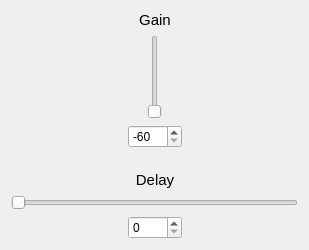
          <widget class="QWidget" name="tab_return_L">
           <attribute name="title">
            <string>Return</string>
           </attribute>
           <layout class="QVBoxLayout" name="verticalLayout_13">
            <item>
             <layout class="QGridLayout" name="gridLayout_returnL">
              <item row="1" column="1">
               <widget class="QSlider" name="verticalSlider_returnL_setGain">
                <property name="sizePolicy">
                 <sizepolicy hsizetype="Expanding" vsizetype="Expanding">
                  <horstretch>0</horstretch>
                  <verstretch>0</verstretch>
                 </sizepolicy>
                </property>
                <property name="layoutDirection">
                 <enum>Qt::LeftToRight</enum>
                </property>
                <property name="minimum">
                 <number>-60</number>
                </property>
                <property name="maximum">
                 <number>20</number>
                </property>
                <property name="sliderPosition">
                 <number>-60</number>
                </property>
                <property name="orientation">
                 <enum>Qt::Vertical</enum>
                </property>
               </widget>
              </item>
              <item row="1" column="0">
               <spacer name="horizontalSpacer_27">
                <property name="orientation">
                 <enum>Qt::Horizontal</enum>
                </property>
                <property name="sizeHint" stdset="0">
                 <size>
                  <width>111</width>
                  <height>20</height>
                 </size>
                </property>
               </spacer>
              </item>
              <item row="1" column="2">
               <spacer name="horizontalSpacer_9">
                <property name="orientation">
                 <enum>Qt::Horizontal</enum>
                </property>
                <property name="sizeHint" stdset="0">
                 <size>
                  <width>110</width>
                  <height>20</height>
                 </size>
                </property>
               </spacer>
              </item>
              <item row="3" column="1">
               <spacer name="verticalSpacer">
                <property name="orientation">
                 <enum>Qt::Vertical</enum>
                </property>
                <property name="sizeType">
                 <enum>QSizePolicy::Fixed</enum>
                </property>
                <property name="sizeHint" stdset="0">
                 <size>
                  <width>17</width>
                  <height>17</height>
                 </size>
                </property>
               </spacer>
              </item>
              <item row="0" column="1">
               <widget class="QLabel" name="label_6">
                <property name="font">
                 <font>
                  <pointsize>11</pointsize>
                 </font>
                </property>
                <property name="text">
                 <string>Gain</string>
                </property>
                <property name="alignment">
                 <set>Qt::AlignCenter</set>
                </property>
               </widget>
              </item>
              <item row="6" column="1">
               <widget class="QSpinBox" name="spinBox_returnL_showDelay">
                <property name="layoutDirection">
                 <enum>Qt::LeftToRight</enum>
                </property>
                <property name="maximum">
                 <number>1000</number>
                </property>
               </widget>
              </item>
              <item row="4" column="1">
               <widget class="QLabel" name="label_8">
                <property name="font">
                 <font>
                  <pointsize>11</pointsize>
                 </font>
                </property>
                <property name="text">
                 <string>Delay</string>
                </property>
                <property name="alignment">
                 <set>Qt::AlignCenter</set>
                </property>
               </widget>
              </item>
              <item row="2" column="1">
               <widget class="QSpinBox" name="spinBox_returnL_showGain">
                <property name="layoutDirection">
                 <enum>Qt::LeftToRight</enum>
                </property>
                <property name="minimum">
                 <number>-60</number>
                </property>
                <property name="maximum">
                 <number>20</number>
                </property>
                <property name="value">
                 <number>-60</number>
                </property>
               </widget>
              </item>
              <item row="5" column="0" colspan="3">
               <widget class="QSlider" name="horizontalSlider_returnL_setDelay">
                <property name="sizePolicy">
                 <sizepolicy hsizetype="Expanding" vsizetype="Fixed">
                  <horstretch>0</horstretch>
                  <verstretch>0</verstretch>
                 </sizepolicy>
                </property>
                <property name="layoutDirection">
                 <enum>Qt::LeftToRight</enum>
                </property>
                <property name="minimum">
                 <number>0</number>
                </property>
                <property name="maximum">
                 <number>1000</number>
                </property>
                <property name="singleStep">
                 <number>1</number>
                </property>
                <property name="sliderPosition">
                 <number>0</number>
                </property>
                <property name="orientation">
                 <enum>Qt::Horizontal</enum>
                </property>
               </widget>
              </item>
             </layout>
            </item>
           </layout>
          </widget>
